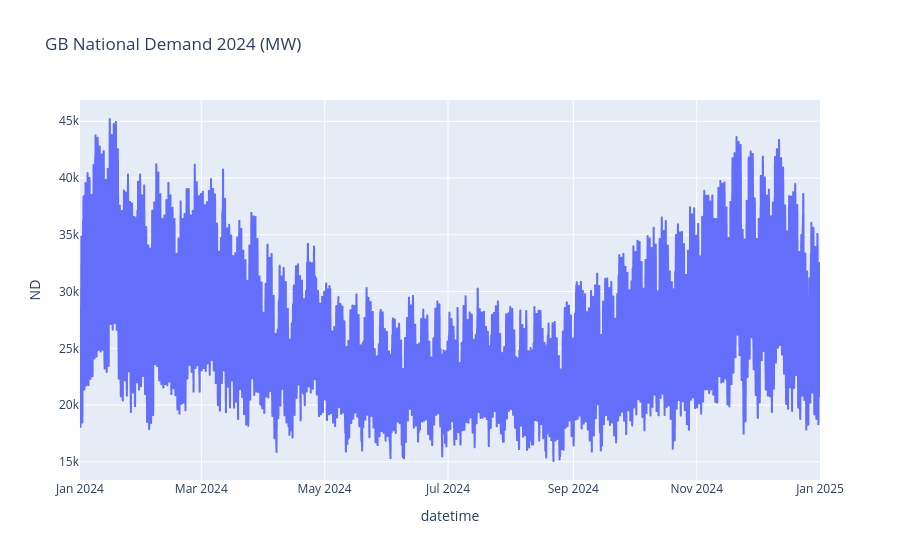

Write notebook code for a chart like this one.
### Code cell
# Quick plot of National Demand
import plotly.express as px

fig = px.line(df, y='ND', title='GB National Demand 2024 (MW)')
fig.show()

### Figure 1 — Plotly figure (JSON) as saved in the notebook; plotly's stock layout.template omitted (floating-point values rounded to 4 significant figures; data arrays with more than 128 entries replaced by an {"elided": "..."} marker saying what was removed)
{"data": [{"hovertemplate": "datetime=%{x}<br>ND=%{y}<extra></extra>", "legendgroup": "", "line": {"color": "#636efa", "dash": "solid"}, "marker": {"symbol": "circle"}, "mode": "lines", "name": "", "showlegend": false, "type": "scattergl", "x": {"elided": "17568 str values"}, "xaxis": "x", "y": {"elided": "17568 int values"}, "yaxis": "y"}], "layout": {"legend": {"tracegroupgap": 0}, "title": {"text": "GB National Demand 2024 (MW)"}, "xaxis": {"anchor": "y", "domain": [0, 1], "title": {"text": "datetime"}}, "yaxis": {"anchor": "x", "domain": [0, 1], "title": {"text": "ND"}}}}
